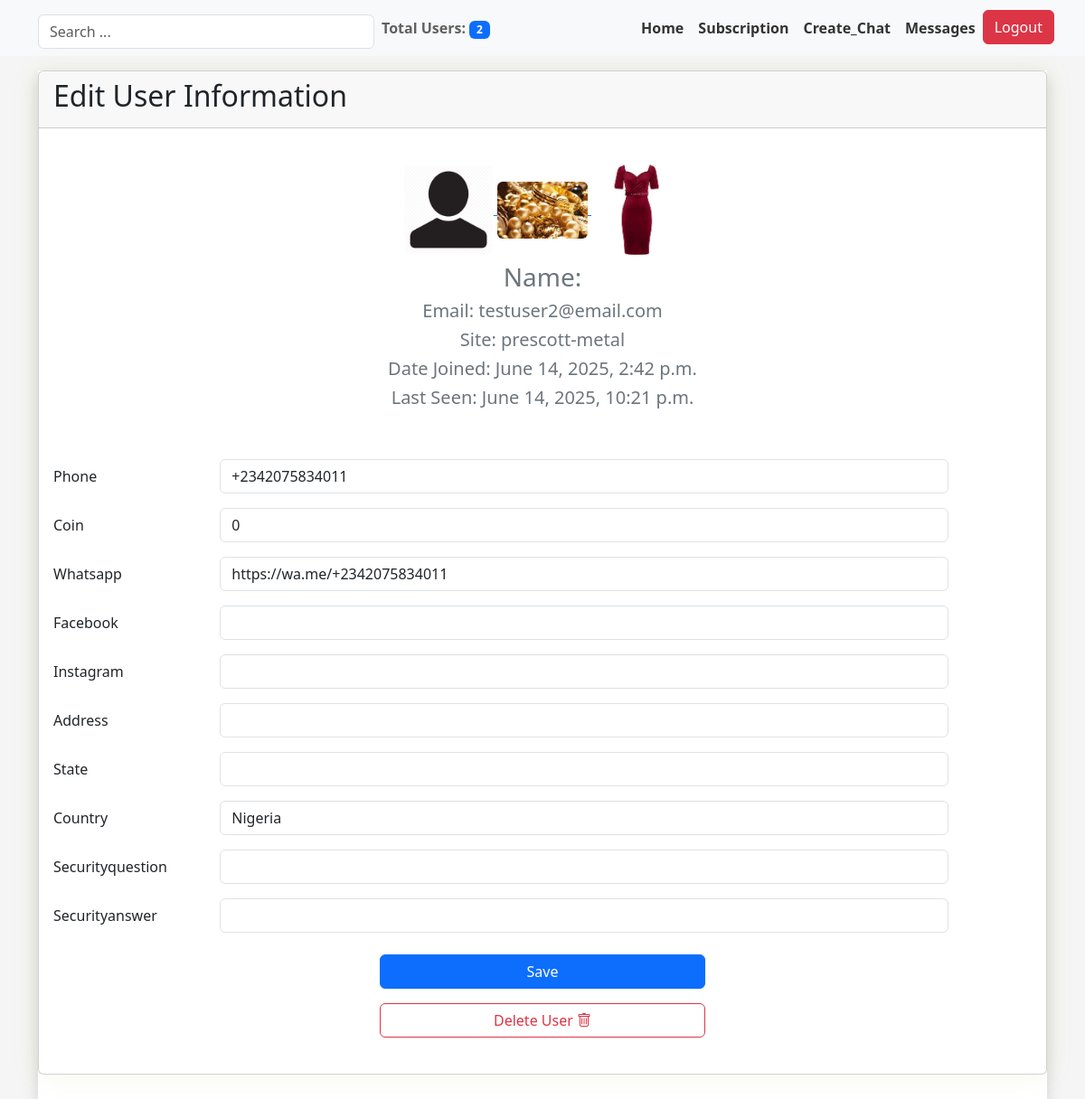
The app's page /superadminedit/9/ (signed in), older data.
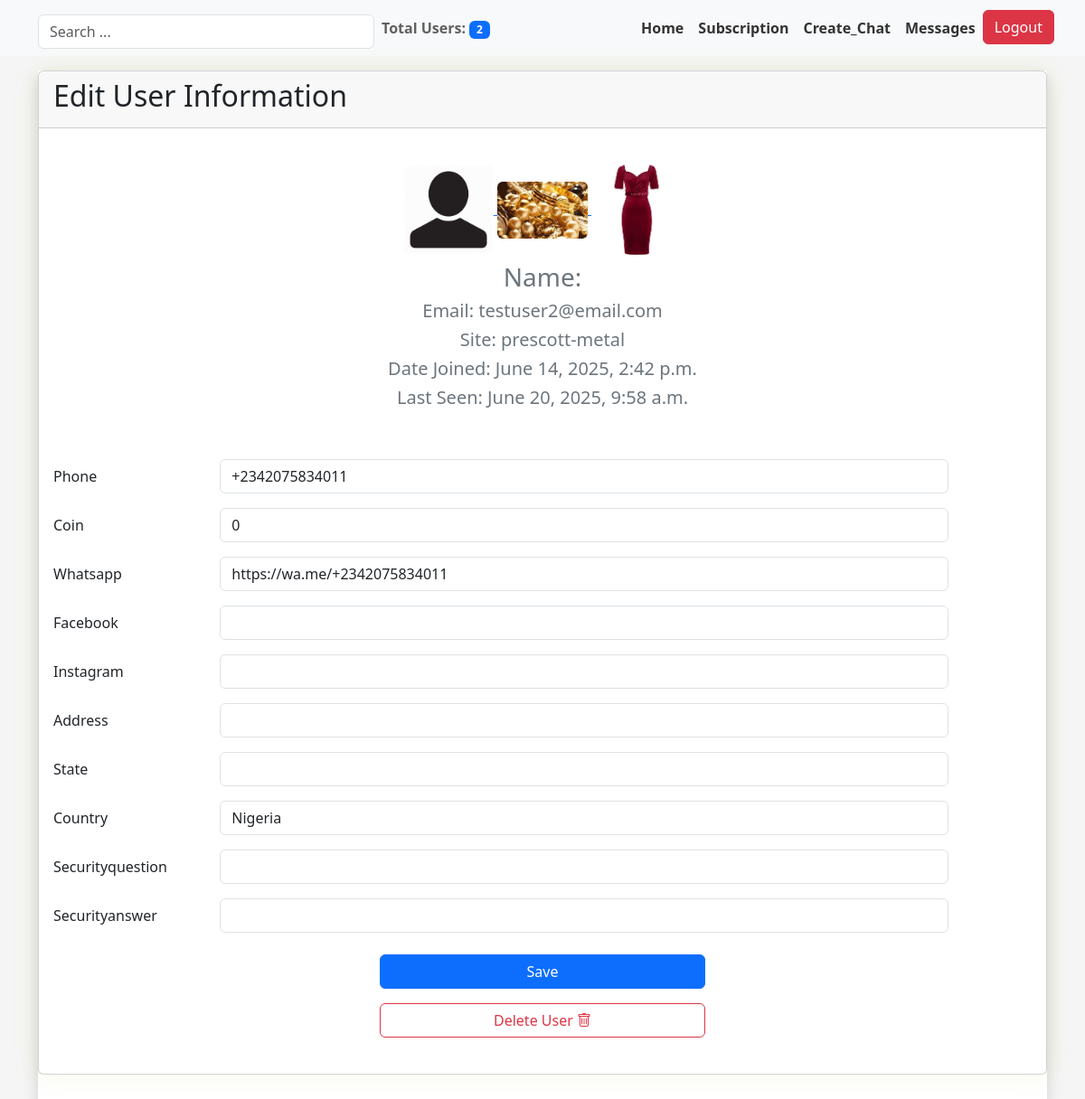
The same page, newer data.
### myapp/models.py (models this page shows, shortened)
class User(AbstractUser):
    profilepic = models.ImageField(upload_to= 'profilepic', null=True, blank=True, default="avatar.png")
    moredesc = models.TextField(null=True, blank=True)
    businessname = models.CharField(
        max_length=100, unique=True, null=True, blank=True)
    slug = models.SlugField(unique=True, null=True, blank=True)
    country = models.CharField(max_length=100, null=True, blank=True)
    phone = models.CharField(max_length=100, null=True, blank=True)
    meansofid = models.CharField(max_length=100, null=True, blank=True)
    idnumber = models.CharField(max_length=100, null=True, blank=True)
    idpic = models.ImageField(upload_to= 'id', null=True, blank=True)
    qrcode = models.ImageField(null=True, blank=True)
    logo = models.ImageField(null=True, blank=True, default="icon.png")
    currency = models.CharField(max_length=10, null=True, blank=True)
    coins = models.IntegerField(blank=True, null=True, default=0)
    whatsapp = models.CharField(max_length=200, null=True, blank=True)
    updated = models.DateTimeField(auto_now=True, null=True)
    created = models.DateTimeField(auto_now_add=True, null=True)
    subscribed = models.BooleanField(default=False, null=True, blank=True)
    date = models.DateTimeField(default=datetime.now())
    trial_start = models.DateTimeField(null=True, blank=True)
    trial_end = models.DateTimeField(null=True, blank=True)

### myapp/views.py (the view, shortened to what this page needs)
# urls.py: path('superadminedit/<str:pk>/',
@login_required(login_url='superadminlogin')
def superadminedit(request, pk):
    if request.user.is_authenticated:
        if request.user.email == 'admin@admin.com':
            person = User.objects.get(id=pk)
            users = User.objects.all()
            number = users.count() - 1  # Total number of users
            context = {'user': person, 'number': number, }
        else:
            return redirect('superadminlogin')
    else:
        return redirect('superadminlogin')
    return render(request, 'myapp/superadminedit.html', context)

### myapp/templates/myapp/superadminedit.html (shortened to what the changed rows need)
{% extends 'superadminwrapper.html' %}
{% block content %}
<div class="container">
    <div class="row bg-white shadow mb-3  my-3 g-0">
        <form action="{% url 'superadminedit' pk=user.id %}" method="POST">
            <div class="card">
                <div class="card-header">
                    <h2>Edit User Information</h2>
                </div>
                <div class="card-body mt-3">
                    <div class="row mb-5">
                        <center>
                            <div class="col-sm-4 p-0">
                                <div class="py-2">
                                    <a href="{{user.profilepic.url}}">
                                        <img class="rounded" src="{{user.profilepic.url}}" alt="Selected Image1"
                                            class="mt-2" id="selectedImage2" style="width: 100px;">
                                    </a>
                                    <a href="{{user.logo.url}}">
                                        <img class="rounded" src="{{user.logo.url}}" alt="Selected Image2" class="mt-2"
                                            id="selectedImage2" style="width: 100px;">
                                    </a>
                                    <a href="{{user.idpic.url}}">
                                        <img class="rounded" src="{{user.idpic.url}}" alt="Selected Image2" class="mt-2"
                                            id="selectedImage2" style="width: 100px;">
                                    </a>
                                </div>
                            </div>
                            <h3 class="text-secondary">Name: {{user.first_name}} {{user.last_name}}</h3>
                            <h5 class="text-secondary">Email: {{user.email}}</h5>
                            <h5 class="text-secondary">Site: {{user.slug}}</h5>
                            <h5 class="text-secondary">Date Joined: {{user.date_joined}}</h5>
                            <h5 class="text-secondary">Last Seen: {{user.last_login}}</h5>
                        </center>
                    </div>
                    <div class="row mb-3">
                        <div class="col-md-8 col-lg-9">
                            <input type="text" class="form-control" id="phone" name="phone" value="{{ user.phone }}"
                                required>
                        </div>
                    </div>
                    <div class="row mb-3">
                        <div class="col-md-8 col-lg-9">
                            <input type="text" class="form-control" id="coin" name="coin" value="{{ user.coins }}"
                                required>
                        </div>
                    </div>
                    <div class="row mb-3">
                        <div class="col-md-8 col-lg-9">
                            <input type="text" class="form-control" id="whatsapp" name="whatsapp"
                                value="{{ user.whatsapp }}" required>
                        </div>
                    </div>
                    <div class="row mb-3">
                        <div class="col-md-8 col-lg-9">
                            <input type="text" class="form-control" id="country" name="country"
                                value="{{ user.country }}" required>
                        </div>
                    </div>
                </div>
            </div>
        </form>
    </div>
</div>
{% endblock content %}

Row changes from the older to the newer data that the page shows:
changed User "testuser2@email.com": last_login "June 14, 2025, 10:21 p.m." → "June 20, 2025, 9:58 a.m."
